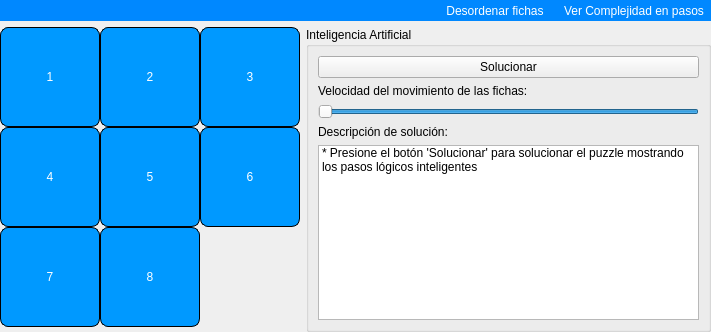
<?xml version="1.0" encoding="UTF-8"?>
<ui version="4.0">
 <class>Dialog</class>
 <widget class="QDialog" name="Dialog">
  <property name="geometry">
   <rect>
    <x>0</x>
    <y>0</y>
    <width>711</width>
    <height>332</height>
   </rect>
  </property>
  <property name="minimumSize">
   <size>
    <width>440</width>
    <height>0</height>
   </size>
  </property>
  <property name="maximumSize">
   <size>
    <width>800</width>
    <height>16777215</height>
   </size>
  </property>
  <property name="windowTitle">
   <string>8-puzzle con autosolución</string>
  </property>
  <layout class="QGridLayout" name="gridLayout_4">
   <property name="leftMargin">
    <number>0</number>
   </property>
   <property name="topMargin">
    <number>0</number>
   </property>
   <property name="rightMargin">
    <number>0</number>
   </property>
   <property name="bottomMargin">
    <number>0</number>
   </property>
   <item row="1" column="0">
    <widget class="QWidget" name="tablero" native="true">
     <property name="minimumSize">
      <size>
       <width>300</width>
       <height>300</height>
      </size>
     </property>
     <property name="maximumSize">
      <size>
       <width>300</width>
       <height>300</height>
      </size>
     </property>
     <property name="styleSheet">
      <string notr="true">QPushButton {
	border-radius: 8px;
	border: 1px solid black;
	font: 75 16pt &quot;Arial&quot;;
	color: rgb(255, 255, 255);
	background-color: rgb(0, 153, 255);
}</string>
     </property>
     <layout class="QGridLayout" name="gridLayout_2">
      <property name="leftMargin">
       <number>0</number>
      </property>
      <property name="topMargin">
       <number>0</number>
      </property>
      <property name="rightMargin">
       <number>0</number>
      </property>
      <property name="bottomMargin">
       <number>0</number>
      </property>
      <property name="spacing">
       <number>0</number>
      </property>
      <item row="0" column="1">
       <widget class="QPushButton" name="b">
        <property name="minimumSize">
         <size>
          <width>100</width>
          <height>100</height>
         </size>
        </property>
        <property name="maximumSize">
         <size>
          <width>100</width>
          <height>100</height>
         </size>
        </property>
        <property name="text">
         <string>2</string>
        </property>
       </widget>
      </item>
      <item row="0" column="2">
       <widget class="QPushButton" name="c">
        <property name="minimumSize">
         <size>
          <width>100</width>
          <height>100</height>
         </size>
        </property>
        <property name="maximumSize">
         <size>
          <width>100</width>
          <height>100</height>
         </size>
        </property>
        <property name="text">
         <string>3</string>
        </property>
       </widget>
      </item>
      <item row="1" column="0">
       <widget class="QPushButton" name="d">
        <property name="minimumSize">
         <size>
          <width>100</width>
          <height>100</height>
         </size>
        </property>
        <property name="maximumSize">
         <size>
          <width>100</width>
          <height>100</height>
         </size>
        </property>
        <property name="text">
         <string>4</string>
        </property>
       </widget>
      </item>
      <item row="1" column="1">
       <widget class="QPushButton" name="e">
        <property name="minimumSize">
         <size>
          <width>100</width>
          <height>100</height>
         </size>
        </property>
        <property name="maximumSize">
         <size>
          <width>100</width>
          <height>100</height>
         </size>
        </property>
        <property name="text">
         <string>5</string>
        </property>
       </widget>
      </item>
      <item row="1" column="2">
       <widget class="QPushButton" name="f">
        <property name="minimumSize">
         <size>
          <width>100</width>
          <height>100</height>
         </size>
        </property>
        <property name="maximumSize">
         <size>
          <width>100</width>
          <height>100</height>
         </size>
        </property>
        <property name="text">
         <string>6</string>
        </property>
       </widget>
      </item>
      <item row="2" column="0">
       <widget class="QPushButton" name="g">
        <property name="minimumSize">
         <size>
          <width>100</width>
          <height>100</height>
         </size>
        </property>
        <property name="maximumSize">
         <size>
          <width>100</width>
          <height>100</height>
         </size>
        </property>
        <property name="text">
         <string>7</string>
        </property>
       </widget>
      </item>
      <item row="2" column="1">
       <widget class="QPushButton" name="h">
        <property name="minimumSize">
         <size>
          <width>100</width>
          <height>100</height>
         </size>
        </property>
        <property name="maximumSize">
         <size>
          <width>100</width>
          <height>100</height>
         </size>
        </property>
        <property name="text">
         <string>8</string>
        </property>
       </widget>
      </item>
      <item row="0" column="0">
       <widget class="QPushButton" name="a">
        <property name="minimumSize">
         <size>
          <width>100</width>
          <height>100</height>
         </size>
        </property>
        <property name="maximumSize">
         <size>
          <width>100</width>
          <height>100</height>
         </size>
        </property>
        <property name="text">
         <string>1</string>
        </property>
        <property name="flat">
         <bool>false</bool>
        </property>
       </widget>
      </item>
     </layout>
     <zorder>b</zorder>
     <zorder>c</zorder>
     <zorder>d</zorder>
     <zorder>e</zorder>
     <zorder>g</zorder>
     <zorder>h</zorder>
     <zorder>a</zorder>
     <zorder>f</zorder>
    </widget>
   </item>
   <item row="0" column="0" colspan="2">
    <widget class="QWidget" name="widget" native="true">
     <property name="styleSheet">
      <string notr="true">QToolButton{
	color: rgb(255, 255, 255);
}
QWidget #widget{
	color: rgb(255, 255, 255);
	background-color: rgb(0, 136, 255);
}</string>
     </property>
     <layout class="QGridLayout" name="gridLayout">
      <property name="leftMargin">
       <number>0</number>
      </property>
      <property name="topMargin">
       <number>0</number>
      </property>
      <property name="rightMargin">
       <number>0</number>
      </property>
      <property name="bottomMargin">
       <number>0</number>
      </property>
      <item row="0" column="1">
       <widget class="QToolButton" name="desordenar_btn">
        <property name="text">
         <string>Desordenar fichas</string>
        </property>
        <property name="autoRaise">
         <bool>true</bool>
        </property>
       </widget>
      </item>
      <item row="0" column="0">
       <spacer name="horizontalSpacer">
        <property name="orientation">
         <enum>Qt::Horizontal</enum>
        </property>
        <property name="sizeHint" stdset="0">
         <size>
          <width>40</width>
          <height>20</height>
         </size>
        </property>
       </spacer>
      </item>
      <item row="0" column="2">
       <widget class="QToolButton" name="complejidad">
        <property name="text">
         <string>Ver Complejidad en pasos</string>
        </property>
        <property name="autoRaise">
         <bool>true</bool>
        </property>
       </widget>
      </item>
     </layout>
    </widget>
   </item>
   <item row="2" column="0">
    <spacer name="verticalSpacer">
     <property name="orientation">
      <enum>Qt::Vertical</enum>
     </property>
     <property name="sizeHint" stdset="0">
      <size>
       <width>20</width>
       <height>40</height>
      </size>
     </property>
    </spacer>
   </item>
   <item row="1" column="1" rowspan="2">
    <widget class="QGroupBox" name="IA">
     <property name="title">
      <string>Inteligencia Artificial</string>
     </property>
     <layout class="QGridLayout" name="gridLayout_3">
      <item row="4" column="0">
       <widget class="QListWidget" name="entrada_soluciones">
        <property name="editTriggers">
         <set>QAbstractItemView::NoEditTriggers</set>
        </property>
        <property name="alternatingRowColors">
         <bool>true</bool>
        </property>
        <property name="isWrapping" stdset="0">
         <bool>false</bool>
        </property>
        <property name="uniformItemSizes">
         <bool>false</bool>
        </property>
        <property name="wordWrap">
         <bool>true</bool>
        </property>
        <item>
         <property name="text">
          <string>* Presione el botón 'Solucionar' para solucionar el puzzle mostrando los pasos lógicos inteligentes</string>
         </property>
        </item>
       </widget>
      </item>
      <item row="2" column="0">
       <widget class="QSlider" name="velocidad">
        <property name="minimum">
         <number>1</number>
        </property>
        <property name="maximum">
         <number>10</number>
        </property>
        <property name="value">
         <number>10</number>
        </property>
        <property name="orientation">
         <enum>Qt::Horizontal</enum>
        </property>
        <property name="invertedAppearance">
         <bool>true</bool>
        </property>
        <property name="invertedControls">
         <bool>false</bool>
        </property>
       </widget>
      </item>
      <item row="0" column="0">
       <widget class="QPushButton" name="solucionar">
        <property name="text">
         <string>Solucionar</string>
        </property>
       </widget>
      </item>
      <item row="1" column="0">
       <widget class="QLabel" name="label_2">
        <property name="text">
         <string>Velocidad del movimiento de las fichas:</string>
        </property>
       </widget>
      </item>
      <item row="3" column="0">
       <widget class="QLabel" name="label">
        <property name="text">
         <string>Descripción de solución:</string>
        </property>
       </widget>
      </item>
     </layout>
    </widget>
   </item>
  </layout>
 </widget>
 <resources/>
 <connections/>
</ui>
